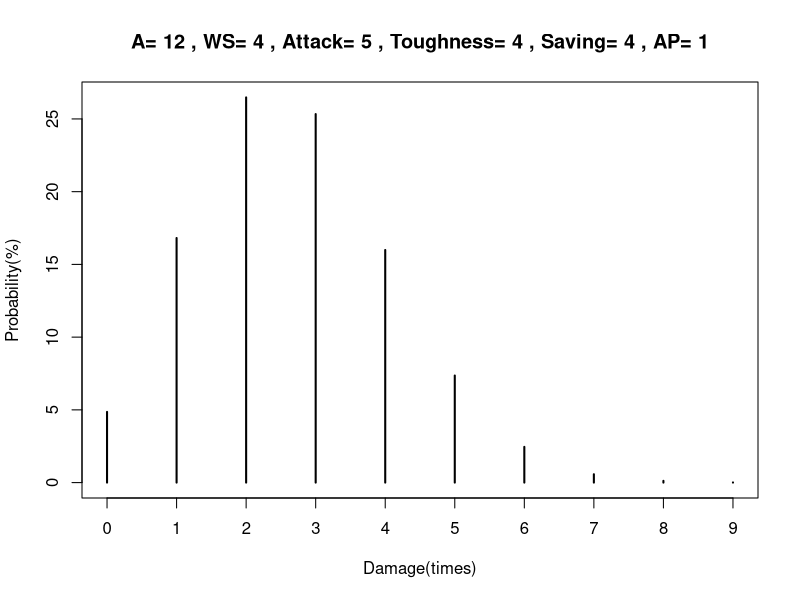
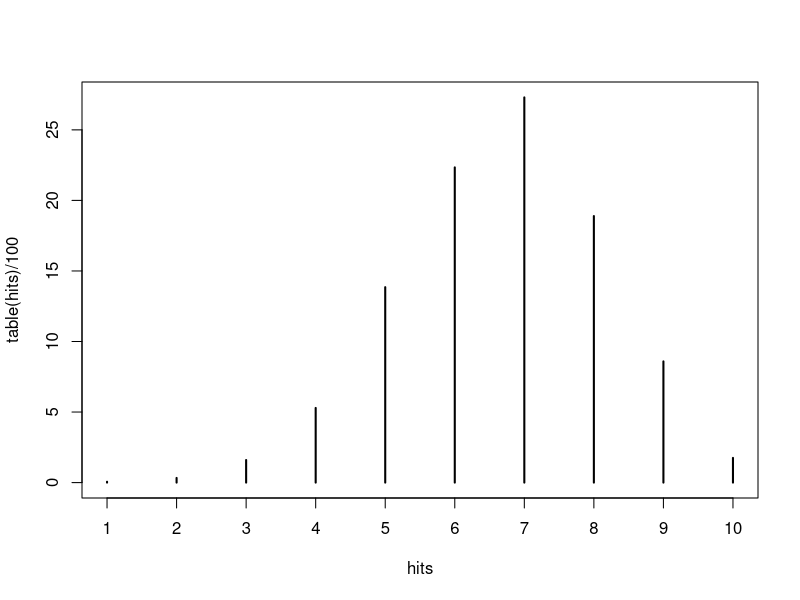
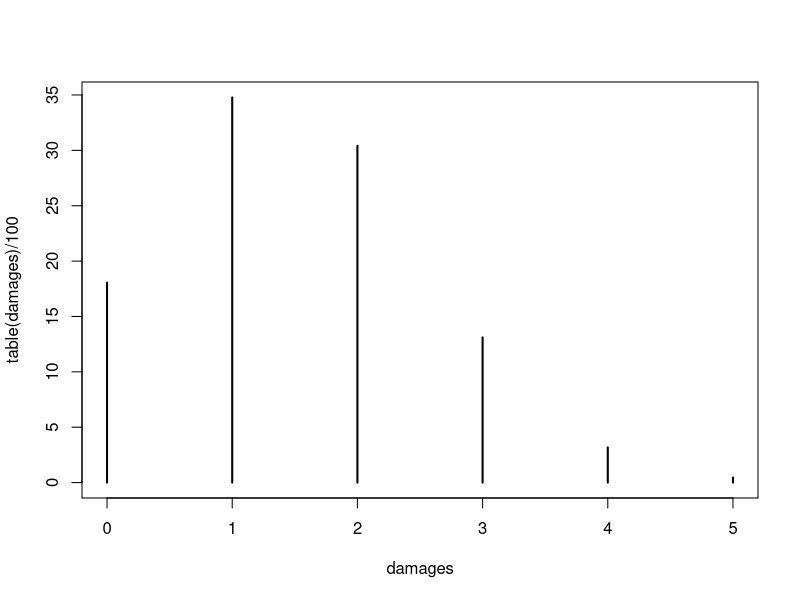
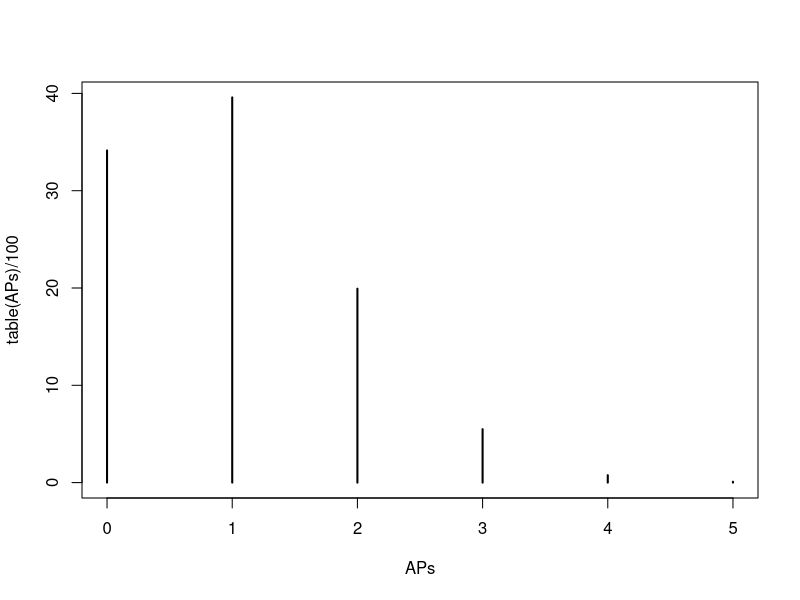
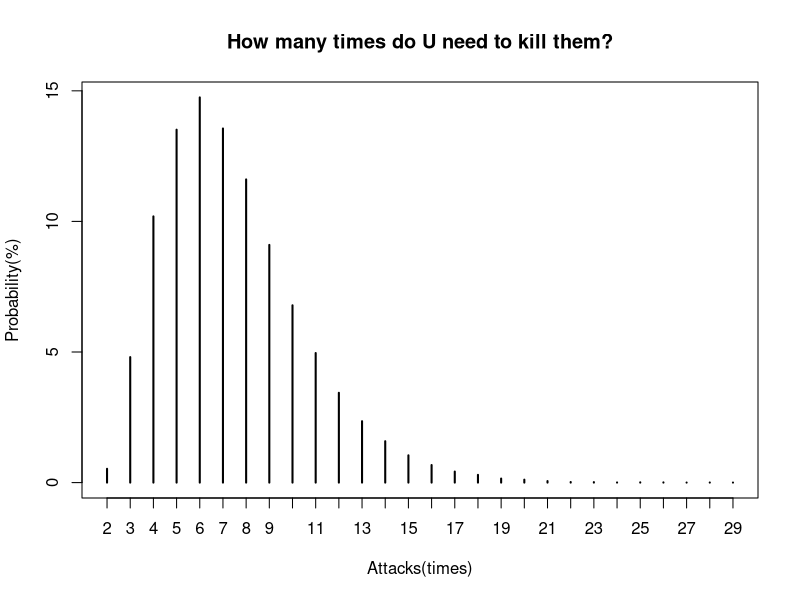

The R source for these figures, in order:
###攻撃で何回ダメージが通るか実験します。
#hitroll Aの数だけロールして、WSで命中
hitroll<-function(A,WS){
  hitcheck<-ceiling(runif(A)*6)>=WS
  #print(hitcheck)
  return(sum(hitcheck))
}
#atk vs toughness, returns required-die
AvT<-function(attack,toughness){
  if(attack>=toughness*2){
    require<-2
  }
  else if(attack>toughness){
    require<-3
  }
  else if(attack==toughness){
    require<-4
  }
  else if(attack*2<=toughness){
    require<-6
  }
  else if(attack<toughness){
    require<-5
  }
  return(require)
}

#damageroll hitsの数だけhitしたとして、攻撃者のAttackと被攻撃者のToughnessに応じたダメージロールを行う
damageroll<-function(hits,Attack,Toughness){
  require<-AvT(Attack,Toughness)
  damagecheck<-ceiling(runif(hits)*6)>=require
  return(sum(damagecheck))
}
damageroll(hitroll(6,4),5,5)

#AProll　damegesの数だけhitしたとして、防御者のSavingと攻撃者のAPに応じたセービングを行い、通ったダメージ回数を返す
AProll<-function(damages,saving,AP){
  savingcheck<-ceiling(runif(damages)*6)>=(saving+AP)
  return(damages-sum(savingcheck))
}
AProll(damageroll(hitroll(6,4),5,5),2,3)

#total sim　A,WS,Attack,Toughness,Saving,APを入力し、
#５万回のシミュレーションを行いダメージ回数ごとの確率を表にする
sim<-function(A,WS,Attack,Toughness,Saving,AP){
  title<-paste("A=",A,", WS=",WS,", Attack=",Attack,", Toughness=",Toughness,", Saving=",Saving,", AP=",AP)
  APs<-c()
  for (i in 1:50000){
    APs[i]<-AProll(damageroll(hitroll(A,WS),Attack,Toughness),Saving,AP)
  }
  plot(table(APs)/500,main =title,xlab="Damage(times)",ylab="Probability(%)")
  return(table(APs)/500)
  }

sim(A=12,WS=4,Attack=5,Toughness=4,Saving=4,AP=1)

#partial sims
hits<-c()
for (i in 1:10000){
  hits[i]<-hitroll(10,3)
  }
plot(table(hits)/100)

damages<-c()
for (i in 1:10000){
  damages[i]<-damageroll(hitroll(6,4),5,5)
}
plot(table(damages)/100)

APs<-c()
for (i in 1:10000){
  APs[i]<-AProll(damageroll(hitroll(6,4),5,5),2,3)
}
plot(table(APs)/100)


#ダメージ回数を先に決めてから、それに達するまでにかかる回数のシミュレーション
howmany.to.kill<-function(A,WS,Attack,Toughness,Saving,AP,Wound){
  chikuseki_damage<-0
  i <- 0
  repeat {
    i<-i+1
    chikuseki_damage<-chikuseki_damage+AProll(damageroll(hitroll(A,WS),Attack,Toughness),Saving,AP)
    
    if(chikuseki_damage >= Wound) break
  
  }
  return(i)
}

sim2<-function(A,WS,Attack,Toughness,Saving,AP,Wound){
  times<-c()
  for (j in 1:50000){
    times[j]<-howmany.to.kill(A,WS,Attack,Toughness,Saving,AP,Wound)
  }
  plot(table(times)/500,main="How many times do U need to kill them?",xlab="Attacks(times)",ylab="Probability(%)")
  return(table(times)/500)
}
sim2(2,3,1,1,4,2,4)
